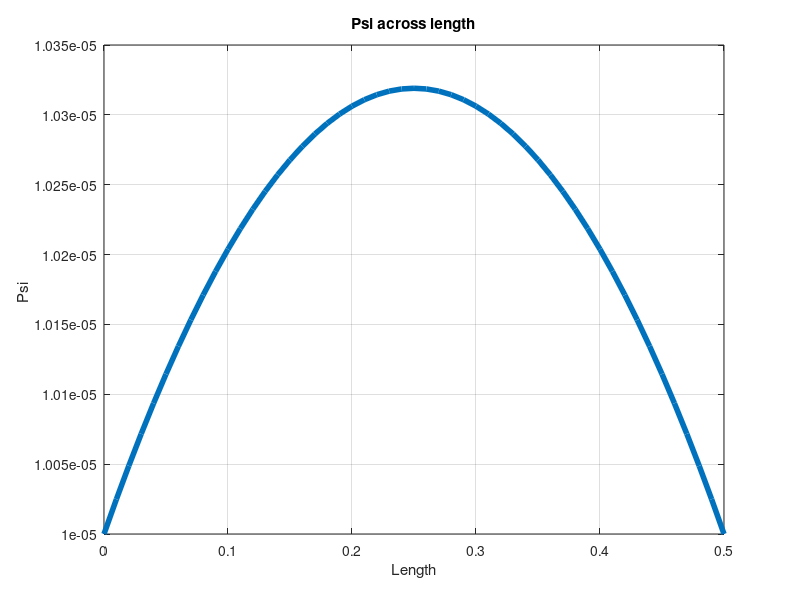

This figure's MATLAB source:
%
% Copyright (c) 2018, Vishal_S
% All rights reserved. Please read the "license.txt" for license terms.
%
% Project Title: ODE_PDE
% 
% Developer: Vishal S
% 
% Contact Info: vishalsubbu97@gmail.com
%
clear all
clc
clf
a = 0.5; %in nm 
delx =0.01;
x = 0:delx:a;
N = a/delx + 1;
E = 1.50;
psi = ones(N,1);
ae = zeros(N,1);
aw = zeros(N,1);
ap = zeros(N,1);
su = zeros(N,1);
for i = 1:N
    psi(i) = sin(3.1415*x(i)/a);
end
plot (x,psi,'LineWidth',4);
title ("Psi across length")   ;
ylabel("Psi ");
xlabel("Length");
box  on ;
grid on ;
pause();
for i = 2:N-1
    ap(i) = -2/(delx*delx) + 0.663*E;
    ae(i) = 1.0/(delx*delx);
    aw(i) = 1.0/(delx*delx);
    su(i) = 0.0;
end
i=1;
ap(i) = 1.0;
ae(i) = 0.0;
aw(i) = 0.0;
su(i) = 0.00001;
i=N;
ap(i) = 1.0;
ae(i) = 0.0;
aw(i) = 0.0;
su(i) = 0.00001;

for i = 1:N
    if(ap(i) == 0)
        disp ("Error ap becomes zero");
        i
    end
end

ae(1) = ae(1)/ap(1);
su(1) = su(1)/ap(1);
ap(1) = 1.0;
for i = 2:N 
  ap(i) = ap(i) - ae(i-1)*aw(i)/ap(i-1) ;
  su(i) = su(i) - su(i-1)*aw(i)/ap(i-1) ;
  aw(i) = 0;
  ae(i) = ae(i) / ap(i);
  aw(i) = aw(i) / ap(i);
  su(i) = su(i) / ap(i);
  ap(i) = 1.0;
end

psi(N) = su(N)/ap(N);
for i = 2 : N
    j = N-i + 1;
    psi(j) = (su(j) - ae(j)*psi(j+1))/(ap(i)) ;
end

% For plotting properly
plot (x,psi,'LineWidth',4);
title ("Psi across length")   ;
ylabel("Psi ");
xlabel("Length");
box  on ;
grid on ;
